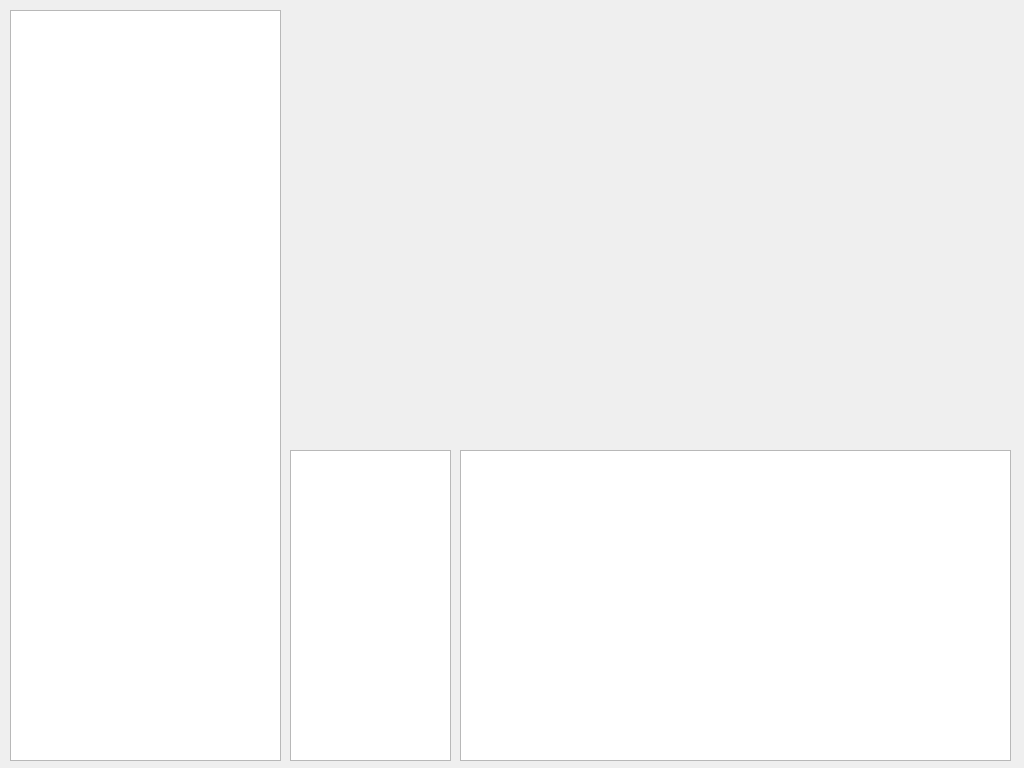
<?xml version="1.0" encoding="UTF-8"?>
<ui version="4.0">
 <class>Form</class>
 <widget class="QWidget" name="Form">
  <property name="geometry">
   <rect>
    <x>0</x>
    <y>0</y>
    <width>1024</width>
    <height>768</height>
   </rect>
  </property>
  <property name="windowTitle">
   <string>Form</string>
  </property>
  <widget class="QTableWidget" name="viewMarketInfo">
   <property name="geometry">
    <rect>
     <x>10</x>
     <y>10</y>
     <width>271</width>
     <height>751</height>
    </rect>
   </property>
  </widget>
  <widget class="QWidget" name="verticalLayoutWidget">
   <property name="geometry">
    <rect>
     <x>290</x>
     <y>10</y>
     <width>721</width>
     <height>431</height>
    </rect>
   </property>
   <layout class="QVBoxLayout" name="layoutPlot"/>
  </widget>
  <widget class="QListWidget" name="listTarget">
   <property name="geometry">
    <rect>
     <x>290</x>
     <y>450</y>
     <width>161</width>
     <height>311</height>
    </rect>
   </property>
  </widget>
  <widget class="QPlainTextEdit" name="uiLog">
   <property name="geometry">
    <rect>
     <x>460</x>
     <y>450</y>
     <width>551</width>
     <height>311</height>
    </rect>
   </property>
  </widget>
 </widget>
 <resources/>
 <connections/>
</ui>
